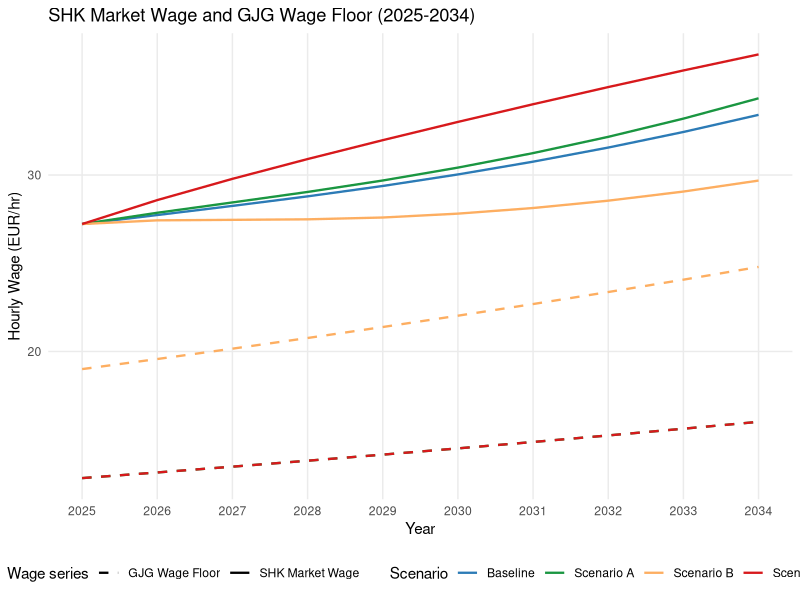
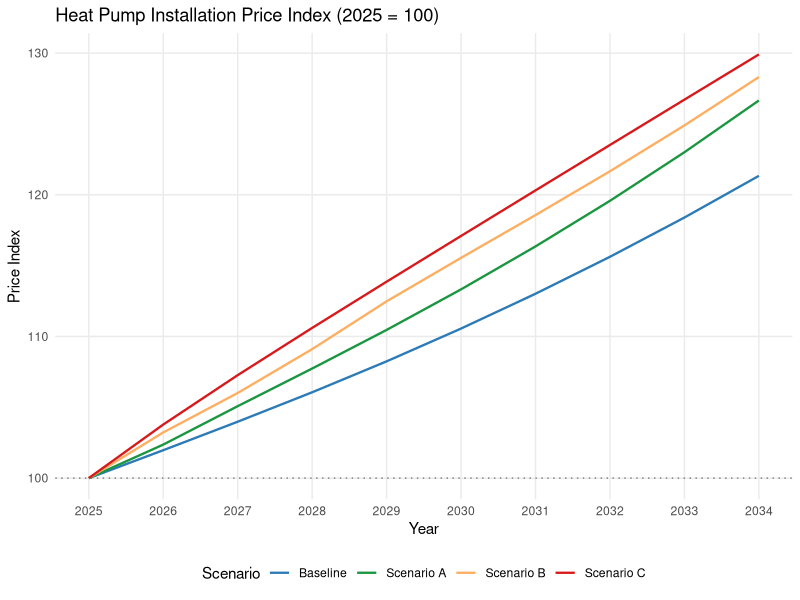
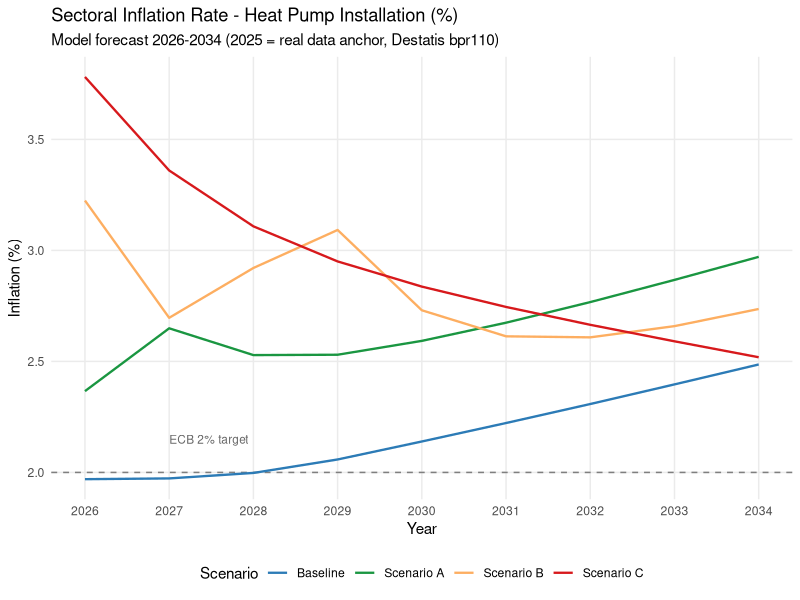
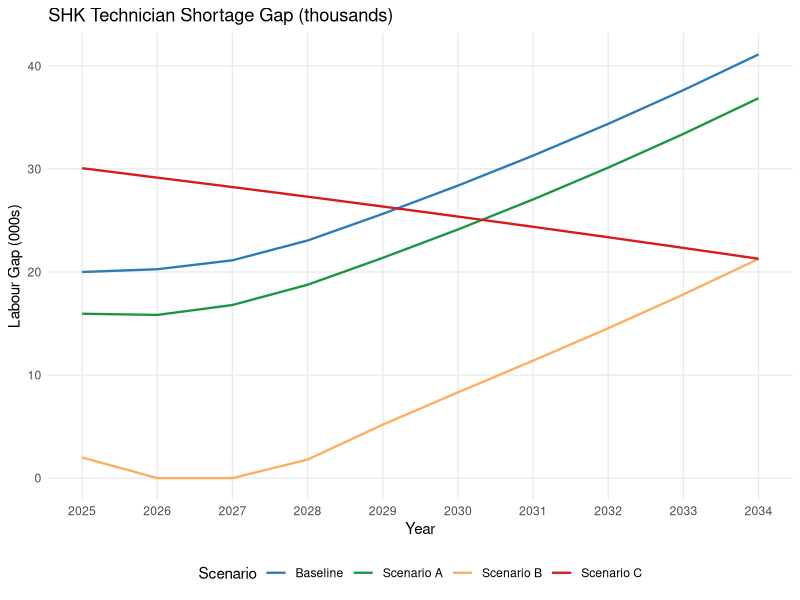
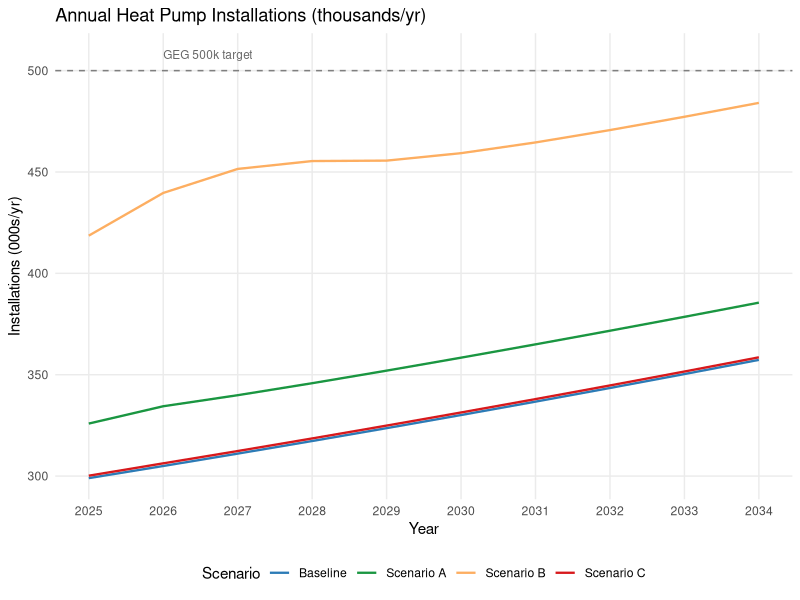
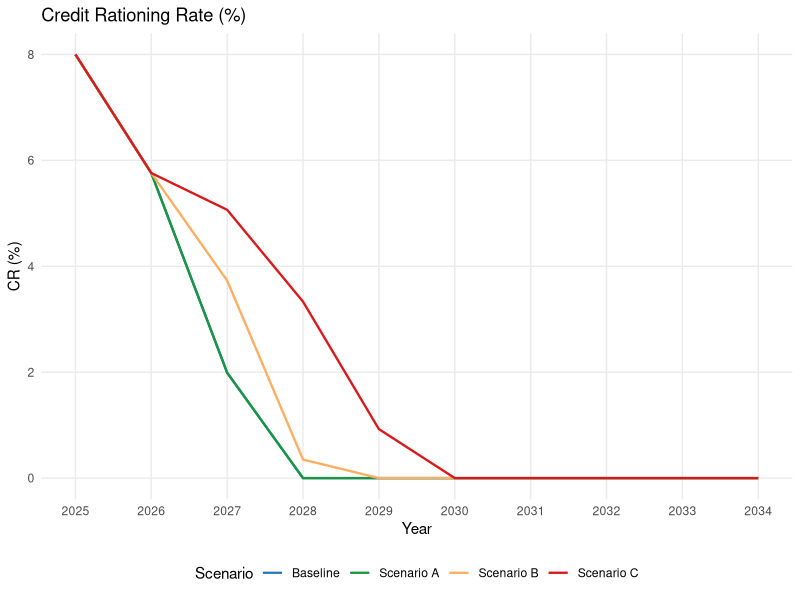
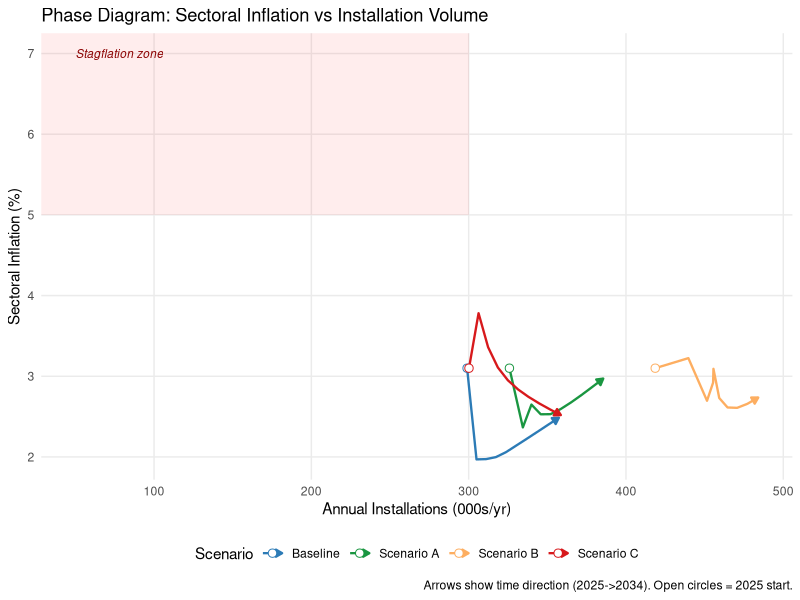
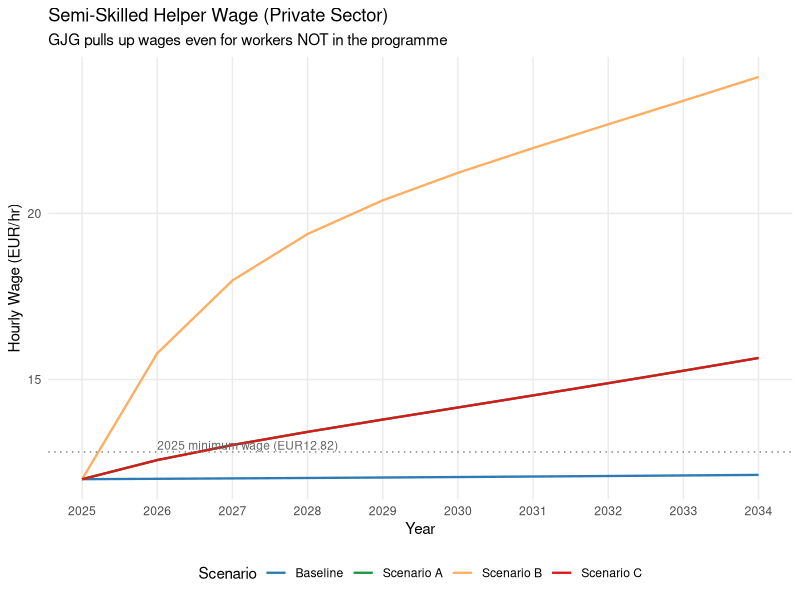

These figures' R source, in order:
# =============================================================================
# simulation.R
# EIRIN-based simulation: GJG sectoral inflation, Germany heat pump market
# Monasterolo & Raberto (2018), Ecological Economics 144, 228-243
#
# HOW TO RUN: source("simulation.R")  -- this file runs everything end-to-end
# OUTPUT: results_all data frame + data/simulation_results.csv + figures/
# =============================================================================

library(readr)
library(ggplot2)
library(dplyr)
library(tidyr)

# =============================================================================
# STEP 1: LOAD REAL DATA
# =============================================================================

heat_pump_sales    <- read_csv("data/heat_pump_sales.csv",          show_col_types = FALSE)
wages_construction <- read_csv("data/wages_construction.csv",       show_col_types = FALSE)
minimum_wage       <- read_csv("data/minimum_wage.csv",             show_col_types = FALSE)
construction_price <- read_csv("data/construction_price_index.csv", show_col_types = FALSE)

# =============================================================================
# STEP 2: EXTRACT VALUES FROM CSVs
# =============================================================================

# BWP 2025: 299,000 heat pump installs
Q_0 <- heat_pump_sales$hp_heating_total[heat_pump_sales$year == 2025]
if (length(Q_0) == 0) Q_0 <- 299000

# Destatis April 2024: construction sector monthly wage
w_SHK_monthly <- wages_construction$avg_monthly_gross_eur[
  wages_construction$year == 2024 & wages_construction$sector == "Construction"]
if (length(w_SHK_monthly) == 0) w_SHK_monthly <- 3970

# BMAS minimum wage
w_min_2025 <- minimum_wage$min_wage_eur_hr[minimum_wage$year == 2025]
w_min_2026 <- minimum_wage$min_wage_eur_hr[minimum_wage$year == 2026]
if (length(w_min_2025) == 0) w_min_2025 <- 12.82
if (length(w_min_2026) == 0) w_min_2026 <- 13.90

# Destatis bpr110: construction price inflation 2024 Q4 = 3.1%
pi_raw <- construction_price$yoy_change_pct[
  construction_price$year == 2024 & construction_price$quarter == "Q4"]
if (length(pi_raw) == 0 || is.na(pi_raw)) pi_raw <- 3.1
pi_baseline <- pi_raw / 100   # 3.1 -> 0.031

# =============================================================================
# STEP 3: SET ALL PARAMETERS
# =============================================================================

T            <- 10          # simulation years: 2025-2034
annual_hours <- 1750        # paid hours per worker per year

# --- Labour market (calibrated from BA Engpassanalyse 2023) ---
N_SHK_supply_0    <- 45000  # heat-pump-capable SHK workforce
L_gap_0           <- 20000  # initial unfilled vacancies
productivity      <- Q_0 / N_SHK_supply_0        # ~6.64 installs/worker/yr
Q_demand_0        <- (N_SHK_supply_0 + L_gap_0) * productivity  # ~432k

# --- Wages ---
w_SHK_0           <- w_SHK_monthly / (annual_hours / 12)  # monthly -> hourly ~27.22
w_semi_0          <- 12.00   # semi-skilled helpers: just below GJG_A floor (12.82)
alpha_semi        <- 0.6     # semi-skilled helpers per certified SHK on job site

# --- EIRIN model parameters (Monasterolo & Raberto 2018, Table 2) ---
mu                <- 0.10    # markup rate
gamma_1           <- 0.018   # Phillips curve intercept
gamma_2           <- 0.020   # Phillips curve slope (employment rate)
kappa             <- 0.8     # GJG crowding effect scalar

# --- Costs and finance ---
hardware_cost_0   <- 8000    # EUR per unit (heat pump hardware)
hardware_inflation <- 0.025  # 2.5%/yr
r_loan_0          <- 0.045   # construction SME lending rate 2024 (Bundesbank)
r_loan_neutral    <- 0.035   # pre-2022 ECB neutral rate
cr_sensitivity    <- 8.0     # 1pp above neutral = 8% credit rationing
tau               <- 0.25    # effective tax rate on GJG wage bill

# --- Labour supply and demand growth ---
N_SHK_supply_growth    <- 0.020   # 2%/yr training pipeline
demand_growth_baseline <- 0.050   # 5%/yr market demand growth
Q_market_ceiling       <- 800000  # theoretical max (German housing stock)

# --- Scenario GJG parameters ---
# Scenario A: low-wage GJG, low substitution (sigma=0.3)
w_GJG_A      <- 12.82   # = 2025 minimum wage
sigma_A      <- 0.3
N_GJG_scaleA <- 0.30    # N_GJG = scale * N_SHK_supply_0

# Scenario B: high-wage GJG, moderate substitution (sigma=0.5)
w_GJG_B      <- 19.00
sigma_B      <- 0.5
N_GJG_scaleB <- 0.80

# Scenario C: 500k mandate, near-zero substitution -> stagflation
w_GJG_C      <- 12.82
sigma_C      <- 0.01
N_GJG_scaleC <- 0.40
Q_target_C   <- 500000

message(sprintf("w_SHK_0      = %.2f EUR/hr", w_SHK_0))
message(sprintf("productivity = %.2f installs/worker/yr", productivity))
message(sprintf("pi_baseline  = %.1f%%", pi_baseline * 100))

# =============================================================================
# STEP 4: RUN EACH SCENARIO
# Flat loop per scenario - no functions, easy to read and modify
# =============================================================================

run_one_scenario <- function(scenario_name, w_GJG_vec, sigma, Q_mandate, gjg_scale) {

  # pre-allocate state vectors
  w_SHK      <- numeric(T)
  w_semi     <- numeric(T)
  N_SHK_sup  <- numeric(T)
  N_SHK_dem  <- numeric(T)
  N_GJG      <- numeric(T)
  Q          <- numeric(T)
  Q_demand   <- numeric(T)
  hardware   <- numeric(T)
  p_install  <- numeric(T)
  pi_sector  <- numeric(T)
  L_gap      <- numeric(T)
  wage_share <- numeric(T)
  CR         <- numeric(T)
  r_loan     <- numeric(T)
  def_G      <- numeric(T)
  u_rate     <- numeric(T)

  # --- t = 1: initialise year 2025 ---
  w_SHK[1]     <- w_SHK_0
  w_semi[1]    <- w_semi_0
  N_SHK_sup[1] <- N_SHK_supply_0
  u_rate[1]    <- 0.055          # German unemployment 2024 (Destatis)
  r_loan[1]    <- r_loan_0
  hardware[1]  <- hardware_cost_0
  N_GJG[1]     <- N_SHK_supply_0 * gjg_scale

  Q_demand[1]  <- if (!is.na(Q_mandate)) Q_mandate else Q_demand_0
  Q[1]         <- min(Q_demand[1], (N_SHK_sup[1] + sigma * N_GJG[1]) * productivity)

  N_SHK_dem[1] <- Q_demand[1] / productivity
  L_gap[1]     <- max(0, N_SHK_dem[1] - N_SHK_sup[1] - sigma * N_GJG[1])

  N_SHK_eff_1  <- min(N_SHK_sup[1], N_SHK_dem[1])
  N_semi_eff_1 <- N_SHK_eff_1 * alpha_semi
  unit_lab_1   <- (w_SHK[1] * N_SHK_eff_1 + w_semi[1] * N_semi_eff_1) * annual_hours / max(Q[1], 1)
  p_install[1] <- (1 + mu) * (unit_lab_1 + hardware[1])
  pi_sector[1] <- pi_baseline

  wage_bill_1  <- (w_SHK[1] * N_SHK_eff_1 + w_semi[1] * N_semi_eff_1) * annual_hours
  wage_share[1] <- wage_bill_1 / (p_install[1] * max(Q[1], 1))
  CR[1]        <- max(0, min(1, (r_loan[1] - r_loan_neutral) * cr_sensitivity))
  def_G[1]     <- N_GJG[1] * w_GJG_vec[1] * annual_hours * (1 - tau) / 1e9

  # --- t = 2 to T: main loop ---
  for (t in 2:T) {

    # SHK training pipeline grows 2%/yr
    N_SHK_sup[t] <- N_SHK_sup[t-1] * (1 + N_SHK_supply_growth)

    # Unemployment: falls slowly, rises with credit tightening
    u_rate[t] <- max(0.03, u_rate[t-1] - 0.003 + 0.002 * CR[t-1])
    e_t        <- 1 - u_rate[t]

    # Phillips curve base wage change (EIRIN eq. 14, Table 2)
    delta_w_base <- -gamma_1 + gamma_2 * e_t

    # Scarcity premium: SHK shortage bids wages above Phillips
    # 0.04 calibrated to reproduce Destatis bpr110 ~3%/yr baseline inflation
    labour_pressure  <- L_gap[t-1] / N_SHK_sup[t-1]
    scarcity_premium <- 0.04 * labour_pressure

    # GJG crowding: w_GJG > w_semi -> semi-skilled workers leave private sector
    # SHK firms compete for remaining pool -> wages bid up
    # (1-sigma): less substitutability = more wage pressure
    gjg_premium      <- max(0, (w_GJG_vec[t] - w_semi[t-1]) / w_SHK[t-1])
    crowding_premium <- kappa * (1 - sigma) * gjg_premium * labour_pressure

    w_SHK[t] <- w_SHK[t-1] * (1 + delta_w_base + scarcity_premium + crowding_premium)

    # w_semi: gradual 50% catch-up toward w_GJG (avoids one-period spike/collapse)
    w_semi_market <- w_semi[t-1] * (1 + delta_w_base)
    w_semi[t]     <- w_semi_market + 0.5 * max(0, w_GJG_vec[t] - w_semi_market)

    # GJG workers: base + attraction bonus when w_GJG beats w_semi
    gjg_attraction <- max(0, (w_GJG_vec[t] - w_semi[t-1]) / w_semi[t-1])
    N_GJG[t]       <- N_SHK_supply_0 * gjg_scale * (1 + gjg_attraction)

    # Lending rate rises when sectoral inflation exceeds ECB 2% target
    r_loan[t] <- max(r_loan_neutral,
                     r_loan[t-1] + 0.3 * max(0, pi_sector[t-1] - 0.025) - 0.005 * (1 - CR[t-1]))

    # Installation demand (market) or mandate (Scenario C)
    if (!is.na(Q_mandate)) {
      Q_demand[t] <- Q_mandate
    } else {
      Q_demand[t] <- Q_demand[t-1] * (1 + demand_growth_baseline - CR[t-1] * 0.4)
      Q_demand[t] <- min(Q_demand[t], Q_market_ceiling)
    }

    # Leontief supply cap: output = min(demand, what workforce can actually produce)
    Q[t] <- min(Q_demand[t], (N_SHK_sup[t] + sigma * N_GJG[t]) * productivity)

    # Labour demand from desired Q; gap = unfilled certified-tech need
    N_SHK_dem[t] <- Q_demand[t] / productivity
    L_gap[t]     <- max(0, N_SHK_dem[t] - N_SHK_sup[t] - sigma * N_GJG[t])

    # Unit cost: SHK firm pays certified techs + private semi-skilled helpers
    # GJG wages are GOVERNMENT cost (not here); but w_semi rises -> firm helpers cost more
    N_SHK_eff  <- min(N_SHK_sup[t], N_SHK_dem[t])
    N_semi_eff <- N_SHK_eff * alpha_semi
    unit_lab   <- (w_SHK[t] * N_SHK_eff + w_semi[t] * N_semi_eff) * annual_hours / max(Q[t], 1)

    hardware[t]  <- hardware[t-1] * (1 + hardware_inflation)
    p_install[t] <- (1 + mu) * (unit_lab + hardware[t])

    pi_sector[t] <- (p_install[t] / p_install[t-1]) - 1

    wage_bill     <- (w_SHK[t] * N_SHK_eff + w_semi[t] * N_semi_eff) * annual_hours
    wage_share[t] <- wage_bill / (p_install[t] * max(Q[t], 1))
    CR[t]         <- max(0, min(1, (r_loan[t] - r_loan_neutral) * cr_sensitivity))

    def_G[t] <- N_GJG[t] * w_GJG_vec[t] * annual_hours * (1 - tau) / 1e9  # EUR bn
  }

  data.frame(
    year       = 2025:(2024 + T),
    scenario   = scenario_name,
    w_SHK      = w_SHK,
    w_GJG      = w_GJG_vec,
    w_semi     = w_semi,
    N_SHK_sup  = N_SHK_sup,
    N_SHK_dem  = N_SHK_dem,
    N_GJG      = N_GJG,
    Q          = Q,
    Q_demand   = Q_demand,
    p_install  = p_install,
    pi_sector  = pi_sector,
    L_gap      = L_gap,
    CR         = CR,
    r_loan     = r_loan,
    def_G      = def_G,
    wage_share = wage_share,
    stringsAsFactors = FALSE
  )
}

# --- Baseline: no GJG ---
res_baseline <- run_one_scenario(
  scenario_name = "Baseline",
  w_GJG_vec     = rep(0, T),
  sigma         = 0,
  Q_mandate     = NA,
  gjg_scale     = 0
)

# --- Scenario A: low wage GJG (min wage), low substitution ---
res_A <- run_one_scenario(
  scenario_name = "Scenario A",
  w_GJG_vec     = w_GJG_A * (1.025)^(0:(T-1)),   # 2.5%/yr indexation
  sigma         = sigma_A,
  Q_mandate     = NA,
  gjg_scale     = N_GJG_scaleA
)

# --- Scenario B: high wage GJG (EUR 19/hr), moderate substitution ---
res_B <- run_one_scenario(
  scenario_name = "Scenario B",
  w_GJG_vec     = w_GJG_B * (1.030)^(0:(T-1)),   # 3%/yr indexation
  sigma         = sigma_B,
  Q_mandate     = NA,
  gjg_scale     = N_GJG_scaleB
)

# --- Scenario C: 500k mandate, near-zero substitution -> stagflation ---
res_C <- run_one_scenario(
  scenario_name = "Scenario C",
  w_GJG_vec     = w_GJG_C * (1.025)^(0:(T-1)),
  sigma         = sigma_C,
  Q_mandate     = Q_target_C,
  gjg_scale     = N_GJG_scaleC
)

# =============================================================================
# STEP 5: COMBINE AND SAVE RESULTS
# =============================================================================

results_all <- rbind(res_baseline, res_A, res_B, res_C)
results_all$scenario <- factor(results_all$scenario,
  levels = c("Baseline", "Scenario A", "Scenario B", "Scenario C"), ordered = TRUE)

write.csv(results_all, "data/simulation_results.csv", row.names = FALSE)

# --- 2034 summary table ---
r2034 <- results_all[results_all$year == 2034, ]
cat(sprintf("\n%-12s %10s %10s %12s %10s %8s %12s\n",
            "Scenario", "w_SHK", "Q (000s)", "pi_sector%", "L_gap", "CR%", "def_G (EURbn)"))
cat(strrep("-", 80), "\n")
for (i in 1:nrow(r2034)) {
  row <- r2034[i, ]
  cat(sprintf("%-12s %10.2f %10.1f %12.1f %10.0f %8.1f %12.2f\n",
    as.character(row$scenario), row$w_SHK, row$Q/1000,
    row$pi_sector*100, row$L_gap, row$CR*100, row$def_G))
}
cat("\nResults saved to data/simulation_results.csv\n")

# =============================================================================
# STEP 6: GENERATE ALL 7 FIGURES
# =============================================================================

scenario_colours <- c(
  "Baseline"   = "#2c7bb6",
  "Scenario A" = "#1a9641",
  "Scenario B" = "#fdae61",
  "Scenario C" = "#d7191c"
)

year_breaks <- 2025:2034

theme_paper <- theme_minimal(base_size = 11) +
  theme(legend.position = "bottom", panel.grid.minor = element_blank(),
        strip.text = element_text(face = "bold"))

dir.create("figures", showWarnings = FALSE)

save_fig <- function(p, path, h = 5) {
  ggsave(path, plot = p, width = 8, height = h, dpi = 300)
}

# Fig 1: Wages
wages_long <- results_all %>%
  select(year, scenario, w_SHK, w_GJG) %>%
  pivot_longer(cols = c(w_SHK, w_GJG), names_to = "wage_type", values_to = "wage") %>%
  filter(!(wage_type == "w_GJG" & wage == 0)) %>%
  mutate(linetype = ifelse(wage_type == "w_SHK", "SHK Market Wage", "GJG Wage Floor"))

fig1 <- ggplot(wages_long, aes(x = year, y = wage, colour = scenario, linetype = linetype)) +
  geom_line(linewidth = 0.8) +
  scale_colour_manual(values = scenario_colours, name = "Scenario") +
  scale_linetype_manual(values = c("SHK Market Wage" = "solid", "GJG Wage Floor" = "dashed"),
                        name = "Wage series") +
  scale_x_continuous(breaks = year_breaks) +
  labs(title = "SHK Market Wage and GJG Wage Floor (2025-2034)",
       x = "Year", y = "Hourly Wage (EUR/hr)") + theme_paper
save_fig(fig1, "figures/fig1_wages.png")

# Fig 2: Price index (2025 = 100)
price_idx <- results_all %>%
  group_by(scenario) %>%
  mutate(price_idx = p_install / first(p_install) * 100) %>%
  ungroup()

fig2 <- ggplot(price_idx, aes(x = year, y = price_idx, colour = scenario)) +
  geom_hline(yintercept = 100, linetype = "dotted", colour = "grey50") +
  geom_line(linewidth = 0.8) +
  scale_colour_manual(values = scenario_colours, name = "Scenario") +
  scale_x_continuous(breaks = year_breaks) +
  labs(title = "Heat Pump Installation Price Index (2025 = 100)",
       x = "Year", y = "Price Index") + theme_paper
save_fig(fig2, "figures/fig2_price_index.png")

# Fig 3: Inflation
# Drop year 2025: pi_sector[2025] = real Destatis anchor (3.1%), not model output.
# Showing it creates a false spike/dip at 2025->2026 transition. Plot from 2026.
inflation_plot_data <- results_all[results_all$year >= 2026, ]

fig3 <- ggplot(inflation_plot_data, aes(x = year, y = pi_sector * 100, colour = scenario)) +
  geom_hline(yintercept = 2, linetype = "dashed", colour = "grey50") +
  annotate("text", x = 2027, y = 2.15, label = "ECB 2% target",
           size = 3, colour = "grey40", hjust = 0) +
  geom_line(linewidth = 0.8) +
  scale_colour_manual(values = scenario_colours, name = "Scenario") +
  scale_x_continuous(breaks = 2026:2034) +
  labs(title = "Sectoral Inflation Rate - Heat Pump Installation (%)",
       subtitle = "Model forecast 2026-2034 (2025 = real data anchor, Destatis bpr110)",
       x = "Year", y = "Inflation (%)") + theme_paper
save_fig(fig3, "figures/fig3_inflation.png")

# Fig 4: Labour gap
fig4 <- ggplot(results_all, aes(x = year, y = L_gap / 1000, colour = scenario)) +
  geom_line(linewidth = 0.8) +
  scale_colour_manual(values = scenario_colours, name = "Scenario") +
  scale_x_continuous(breaks = year_breaks) +
  labs(title = "SHK Technician Shortage Gap (thousands)",
       x = "Year", y = "Labour Gap (000s)") + theme_paper
save_fig(fig4, "figures/fig4_labour_gap.png")

# Fig 5: Installations vs 500k target
fig5 <- ggplot(results_all, aes(x = year, y = Q / 1000, colour = scenario)) +
  geom_hline(yintercept = 500, linetype = "dashed", colour = "grey50") +
  annotate("text", x = 2026, y = 508, label = "GEG 500k target",
           size = 3, colour = "grey40", hjust = 0) +
  geom_line(linewidth = 0.8) +
  scale_colour_manual(values = scenario_colours, name = "Scenario") +
  scale_x_continuous(breaks = year_breaks) +
  labs(title = "Annual Heat Pump Installations (thousands/yr)",
       x = "Year", y = "Installations (000s/yr)") + theme_paper
save_fig(fig5, "figures/fig5_installations.png")

# Fig 6: Credit rationing
fig6 <- ggplot(results_all, aes(x = year, y = CR * 100, colour = scenario)) +
  geom_line(linewidth = 0.8) +
  scale_colour_manual(values = scenario_colours, name = "Scenario") +
  scale_x_continuous(breaks = year_breaks) +
  labs(title = "Credit Rationing Rate (%)", x = "Year", y = "CR (%)") + theme_paper
save_fig(fig6, "figures/fig6_credit.png")

# Fig 7: Phase diagram (stagflation check)
starts <- results_all %>% filter(year == 2025)

fig7 <- ggplot(results_all, aes(x = Q / 1000, y = pi_sector * 100, colour = scenario)) +
  annotate("rect", xmin = -Inf, xmax = 300, ymin = 5, ymax = Inf,
           fill = "red", alpha = 0.07) +
  annotate("text", x = 50, y = 7, label = "Stagflation zone",
           size = 3, colour = "darkred", hjust = 0, fontface = "italic") +
  geom_path(linewidth = 0.8, arrow = arrow(type = "closed", length = unit(0.18, "cm"))) +
  geom_point(data = starts, shape = 21, fill = "white", size = 2.5) +
  scale_colour_manual(values = scenario_colours, name = "Scenario") +
  labs(title = "Phase Diagram: Sectoral Inflation vs Installation Volume",
       x = "Annual Installations (000s/yr)", y = "Sectoral Inflation (%)",
       caption = "Arrows show time direction (2025->2034). Open circles = 2025 start.") +
  theme_paper
save_fig(fig7, "figures/fig7_phase_diagram.png", h = 6)

cat("Figures saved to figures/\n")

# =============================================================================
# ADDITIONAL EXPLORATORY FIGURES (fig8 - fig15)
# =============================================================================

# Fig 8: Semi-skilled wage trajectory
# Shows how GJG wage floor pulls up private sector helper wages over time
fig8 <- ggplot(results_all, aes(x = year, y = w_semi, colour = scenario)) +
  geom_line(linewidth = 0.8) +
  geom_hline(yintercept = w_min_2025, linetype = "dotted", colour = "grey50") +
  annotate("text", x = 2026, y = w_min_2025 + 0.2,
           label = "2025 minimum wage (EUR12.82)", size = 3, colour = "grey40", hjust = 0) +
  scale_colour_manual(values = scenario_colours, name = "Scenario") +
  scale_x_continuous(breaks = year_breaks) +
  labs(title = "Semi-Skilled Helper Wage (Private Sector)",
       subtitle = "GJG pulls up wages even for workers NOT in the programme",
       x = "Year", y = "Hourly Wage (EUR/hr)") + theme_paper
save_fig(fig8, "figures/fig8_semi_wage.png")

# Fig 9: Wage gap — SHK vs semi-skilled vs GJG
# Shows whether GJG narrows or widens the skilled/unskilled wage premium
wage_gap_data <- results_all %>%
  filter(scenario %in% c("Baseline", "Scenario B", "Scenario C")) %>%
  mutate(shk_semi_gap = w_SHK - w_semi,
         shk_gjg_gap  = ifelse(w_GJG > 0, w_SHK - w_GJG, NA))

fig9 <- ggplot(wage_gap_data, aes(x = year)) +
  geom_line(aes(y = shk_semi_gap, colour = scenario), linewidth = 0.8) +
  geom_line(aes(y = shk_gjg_gap,  colour = scenario), linewidth = 0.8, linetype = "dashed") +
  scale_colour_manual(values = scenario_colours[c("Baseline","Scenario B","Scenario C")],
                      name = "Scenario") +
  scale_x_continuous(breaks = year_breaks) +
  labs(title = "Wage Premium: SHK over Semi-Skilled (solid) and over GJG (dashed)",
       subtitle = "Wider gap = more incentive to obtain SHK certification",
       x = "Year", y = "Wage Gap (EUR/hr)") + theme_paper
save_fig(fig9, "figures/fig9_wage_gap.png")

# Fig 10: Installation supply gap (demand - actual output)
# How many installs are being LOST each year due to labour shortage
results_all$install_gap <- results_all$Q_demand - results_all$Q

fig10 <- ggplot(results_all, aes(x = year, y = install_gap / 1000, colour = scenario)) +
  geom_line(linewidth = 0.8) +
  geom_hline(yintercept = 0, linetype = "dotted", colour = "grey50") +
  scale_colour_manual(values = scenario_colours, name = "Scenario") +
  scale_x_continuous(breaks = year_breaks) +
  labs(title = "Unmet Installation Demand (Supply Gap)",
       subtitle = "Installations lost per year due to SHK labour shortage",
       x = "Year", y = "Unmet Demand (000s/yr)") + theme_paper
save_fig(fig10, "figures/fig10_install_gap.png")

# Fig 11: Lending rate trajectory
# Shows how sectoral inflation feeds into higher borrowing costs for firms
fig11 <- ggplot(results_all, aes(x = year, y = r_loan * 100, colour = scenario)) +
  geom_line(linewidth = 0.8) +
  geom_hline(yintercept = r_loan_neutral * 100, linetype = "dotted", colour = "grey50") +
  annotate("text", x = 2026, y = r_loan_neutral * 100 + 0.05,
           label = "Neutral rate (3.5%)", size = 3, colour = "grey40", hjust = 0) +
  scale_colour_manual(values = scenario_colours, name = "Scenario") +
  scale_x_continuous(breaks = year_breaks) +
  labs(title = "Lending Rate to Construction Firms (%)",
       subtitle = "Higher sectoral inflation -> higher risk premium -> tighter credit",
       x = "Year", y = "Lending Rate (%)") + theme_paper
save_fig(fig11, "figures/fig11_lending_rate.png")

# Fig 12: Wage share of installation cost
# Labour cost as % of total installation price — rising = wage-push inflation
fig12 <- ggplot(results_all, aes(x = year, y = wage_share * 100, colour = scenario)) +
  geom_line(linewidth = 0.8) +
  scale_colour_manual(values = scenario_colours, name = "Scenario") +
  scale_x_continuous(breaks = year_breaks) +
  labs(title = "Labour Cost Share of Total Installation Price (%)",
       subtitle = "Rising share indicates wage-push inflation mechanism active",
       x = "Year", y = "Wage Share (%)") + theme_paper
save_fig(fig12, "figures/fig12_wage_share.png")

# Fig 13: GJG programme size over time
# How many workers in GJG grows as wage premium attracts more participants
fig13 <- ggplot(results_all %>% filter(scenario != "Baseline"),
                aes(x = year, y = N_GJG / 1000, colour = scenario)) +
  geom_line(linewidth = 0.8) +
  scale_colour_manual(values = scenario_colours[c("Scenario A","Scenario B","Scenario C")],
                      name = "Scenario") +
  scale_x_continuous(breaks = year_breaks) +
  labs(title = "GJG Programme Size (thousands of workers)",
       subtitle = "Programme grows as wage premium attracts semi-skilled workers",
       x = "Year", y = "GJG Workers (000s)") + theme_paper
save_fig(fig13, "figures/fig13_gjg_size.png")

# Fig 14: Cumulative installation shortfall vs 500k mandate
# Total homes NOT converted over 10 years — policy failure metric
results_all$cumul_shortfall <- ave(
  500 - results_all$Q / 1000,
  results_all$scenario,
  FUN = cumsum
)

fig14 <- ggplot(results_all, aes(x = year, y = cumul_shortfall, colour = scenario)) +
  geom_line(linewidth = 0.8) +
  geom_hline(yintercept = 0, linetype = "dotted", colour = "grey50") +
  scale_colour_manual(values = scenario_colours, name = "Scenario") +
  scale_x_continuous(breaks = year_breaks) +
  labs(title = "Cumulative Installation Shortfall vs 500k/yr Target",
       subtitle = "Total missed installations since 2025 (000s of homes)",
       x = "Year", y = "Cumulative Shortfall (000s of homes)") + theme_paper
save_fig(fig14, "figures/fig14_cumul_shortfall.png")

# Fig 15: Four-panel summary — key variables side by side
results_panel <- results_all %>%
  select(year, scenario, w_SHK, Q, pi_sector, L_gap) %>%
  mutate(Q_k = Q / 1000, pi_pct = pi_sector * 100, L_gap_k = L_gap / 1000) %>%
  pivot_longer(cols = c(w_SHK, Q_k, pi_pct, L_gap_k),
               names_to = "variable", values_to = "value") %>%
  mutate(variable = recode(variable,
    w_SHK   = "SHK Wage (EUR/hr)",
    Q_k     = "Installations (000s/yr)",
    pi_pct  = "Inflation (%)",
    L_gap_k = "Labour Gap (000s)"
  ))

fig15 <- ggplot(results_panel, aes(x = year, y = value, colour = scenario)) +
  geom_line(linewidth = 0.7) +
  facet_wrap(~ variable, scales = "free_y", ncol = 2) +
  scale_colour_manual(values = scenario_colours, name = "Scenario") +
  scale_x_continuous(breaks = c(2025, 2028, 2031, 2034)) +
  labs(title = "Four-Panel Summary: Key Model Variables (2025-2034)",
       x = "Year", y = NULL) + theme_paper
save_fig(fig15, "figures/fig15_summary_panel.png", h = 7)

cat("Additional figures (fig8-fig15) saved to figures/\n")
